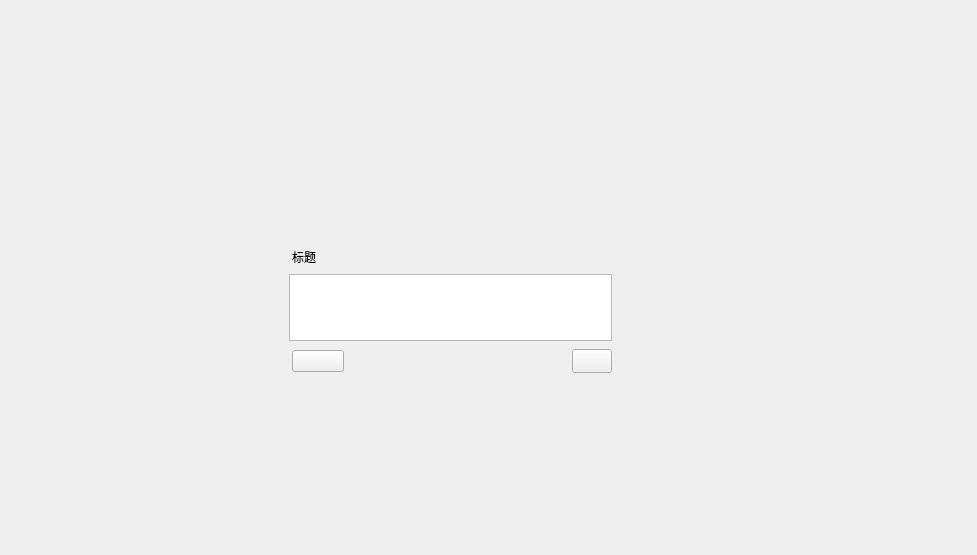
<?xml version="1.0" encoding="UTF-8"?>
<ui version="4.0">
 <class>FirstRun</class>
 <widget class="QWidget" name="FirstRun">
  <property name="geometry">
   <rect>
    <x>0</x>
    <y>0</y>
    <width>977</width>
    <height>555</height>
   </rect>
  </property>
  <property name="windowTitle">
   <string>Form</string>
  </property>
  <property name="styleSheet">
   <string notr="true"/>
  </property>
  <layout class="QGridLayout" name="gridLayout_3">
   <property name="leftMargin">
    <number>0</number>
   </property>
   <property name="topMargin">
    <number>0</number>
   </property>
   <property name="rightMargin">
    <number>0</number>
   </property>
   <property name="bottomMargin">
    <number>0</number>
   </property>
   <property name="spacing">
    <number>0</number>
   </property>
   <item row="0" column="0">
    <widget class="QWidget" name="backWidget" native="true">
     <property name="sizePolicy">
      <sizepolicy hsizetype="Preferred" vsizetype="Preferred">
       <horstretch>0</horstretch>
       <verstretch>0</verstretch>
      </sizepolicy>
     </property>
     <widget class="QWidget" name="paintWidget" native="true">
      <property name="geometry">
       <rect>
        <x>270</x>
        <y>230</y>
        <width>361</width>
        <height>161</height>
       </rect>
      </property>
      <property name="sizePolicy">
       <sizepolicy hsizetype="Expanding" vsizetype="Expanding">
        <horstretch>0</horstretch>
        <verstretch>0</verstretch>
       </sizepolicy>
      </property>
      <layout class="QGridLayout" name="gridLayout_4">
       <property name="leftMargin">
        <number>6</number>
       </property>
       <property name="topMargin">
        <number>6</number>
       </property>
       <property name="rightMargin">
        <number>6</number>
       </property>
       <property name="bottomMargin">
        <number>6</number>
       </property>
       <property name="spacing">
        <number>0</number>
       </property>
       <item row="0" column="0">
        <widget class="Widget" name="imgWidget" native="true">
         <property name="enabled">
          <bool>true</bool>
         </property>
         <property name="sizePolicy">
          <sizepolicy hsizetype="Preferred" vsizetype="Preferred">
           <horstretch>0</horstretch>
           <verstretch>0</verstretch>
          </sizepolicy>
         </property>
         <property name="minimumSize">
          <size>
           <width>0</width>
           <height>0</height>
          </size>
         </property>
         <layout class="QVBoxLayout" name="verticalLayout_2">
          <property name="spacing">
           <number>0</number>
          </property>
          <property name="leftMargin">
           <number>13</number>
          </property>
          <property name="topMargin">
           <number>12</number>
          </property>
          <property name="rightMargin">
           <number>13</number>
          </property>
          <property name="bottomMargin">
           <number>12</number>
          </property>
          <item>
           <widget class="QWidget" name="widget_3" native="true">
            <layout class="QGridLayout" name="gridLayout_2">
             <property name="leftMargin">
              <number>3</number>
             </property>
             <property name="topMargin">
              <number>0</number>
             </property>
             <property name="rightMargin">
              <number>3</number>
             </property>
             <property name="bottomMargin">
              <number>0</number>
             </property>
             <property name="spacing">
              <number>0</number>
             </property>
             <item row="0" column="0">
              <widget class="QLabel" name="title">
               <property name="font">
                <font>
                 <pointsize>9</pointsize>
                </font>
               </property>
               <property name="text">
                <string>标题</string>
               </property>
               <property name="indent">
                <number>-1</number>
               </property>
              </widget>
             </item>
            </layout>
           </widget>
          </item>
          <item>
           <widget class="QWidget" name="widget_2" native="true">
            <property name="sizePolicy">
             <sizepolicy hsizetype="Preferred" vsizetype="Preferred">
              <horstretch>0</horstretch>
              <verstretch>0</verstretch>
             </sizepolicy>
            </property>
            <property name="font">
             <font>
              <pointsize>9</pointsize>
             </font>
            </property>
            <property name="autoFillBackground">
             <bool>false</bool>
            </property>
            <layout class="QGridLayout" name="gridLayout">
             <property name="leftMargin">
              <number>0</number>
             </property>
             <property name="topMargin">
              <number>8</number>
             </property>
             <property name="rightMargin">
              <number>0</number>
             </property>
             <property name="bottomMargin">
              <number>8</number>
             </property>
             <property name="spacing">
              <number>0</number>
             </property>
             <item row="0" column="0">
              <widget class="QTextBrowser" name="content">
               <property name="sizePolicy">
                <sizepolicy hsizetype="Preferred" vsizetype="Preferred">
                 <horstretch>0</horstretch>
                 <verstretch>0</verstretch>
                </sizepolicy>
               </property>
               <property name="font">
                <font>
                 <family>Arial</family>
                 <pointsize>9</pointsize>
                 <kerning>true</kerning>
                </font>
               </property>
               <property name="autoFillBackground">
                <bool>false</bool>
               </property>
               <property name="styleSheet">
                <string notr="true"/>
               </property>
               <property name="inputMethodHints">
                <set>Qt::ImhMultiLine</set>
               </property>
               <property name="lineWidth">
                <number>1</number>
               </property>
               <property name="verticalScrollBarPolicy">
                <enum>Qt::ScrollBarAlwaysOff</enum>
               </property>
               <property name="horizontalScrollBarPolicy">
                <enum>Qt::ScrollBarAlwaysOff</enum>
               </property>
               <property name="autoFormatting">
                <set>QTextEdit::AutoNone</set>
               </property>
               <property name="lineWrapMode">
                <enum>QTextEdit::WidgetWidth</enum>
               </property>
               <property name="lineWrapColumnOrWidth">
                <number>0</number>
               </property>
               <property name="html">
                <string>&lt;!DOCTYPE HTML PUBLIC &quot;-//W3C//DTD HTML 4.0//EN&quot; &quot;http://www.w3.org/TR/REC-html40/strict.dtd&quot;&gt;
&lt;html&gt;&lt;head&gt;&lt;meta name=&quot;qrichtext&quot; content=&quot;1&quot; /&gt;&lt;meta charset=&quot;utf-8&quot; /&gt;&lt;style type=&quot;text/css&quot;&gt;
p, li { white-space: pre-wrap; }
hr { height: 1px; border-width: 0; }
li.unchecked::marker { content: &quot;\2610&quot;; }
li.checked::marker { content: &quot;\2612&quot;; }
&lt;/style&gt;&lt;/head&gt;&lt;body style=&quot; font-family:'Arial'; font-size:9pt; font-weight:400; font-style:normal;&quot;&gt;
&lt;p style=&quot;-qt-paragraph-type:empty; margin-top:0px; margin-bottom:0px; margin-left:0px; margin-right:0px; -qt-block-indent:0; text-indent:0px; line-height:20px; font-family:'SimSun';&quot;&gt;&lt;br /&gt;&lt;/p&gt;&lt;/body&gt;&lt;/html&gt;</string>
               </property>
               <property name="overwriteMode">
                <bool>true</bool>
               </property>
               <property name="cursorWidth">
                <number>1</number>
               </property>
               <property name="tabStopWidth" stdset="0">
                <number>80</number>
               </property>
              </widget>
             </item>
            </layout>
           </widget>
          </item>
          <item>
           <widget class="Widget" name="widget" native="true">
            <layout class="QHBoxLayout" name="horizontalLayout">
             <property name="spacing">
              <number>0</number>
             </property>
             <property name="leftMargin">
              <number>3</number>
             </property>
             <property name="topMargin">
              <number>0</number>
             </property>
             <property name="rightMargin">
              <number>0</number>
             </property>
             <property name="bottomMargin">
              <number>0</number>
             </property>
             <item alignment="Qt::AlignLeft|Qt::AlignVCenter">
              <widget class="QPushButton" name="finishBtn">
               <property name="minimumSize">
                <size>
                 <width>52</width>
                 <height>20</height>
                </size>
               </property>
               <property name="text">
                <string/>
               </property>
              </widget>
             </item>
             <item>
              <spacer name="horizontalSpacer_3">
               <property name="orientation">
                <enum>Qt::Horizontal</enum>
               </property>
               <property name="sizeHint" stdset="0">
                <size>
                 <width>40</width>
                 <height>20</height>
                </size>
               </property>
              </spacer>
             </item>
             <item>
              <widget class="QPushButton" name="nextBtn">
               <property name="sizePolicy">
                <sizepolicy hsizetype="Minimum" vsizetype="Fixed">
                 <horstretch>0</horstretch>
                 <verstretch>0</verstretch>
                </sizepolicy>
               </property>
               <property name="minimumSize">
                <size>
                 <width>0</width>
                 <height>24</height>
                </size>
               </property>
               <property name="maximumSize">
                <size>
                 <width>16777215</width>
                 <height>24</height>
                </size>
               </property>
               <property name="text">
                <string/>
               </property>
              </widget>
             </item>
            </layout>
           </widget>
          </item>
         </layout>
        </widget>
       </item>
       <item row="1" column="0">
        <spacer name="verticalSpacer">
         <property name="orientation">
          <enum>Qt::Vertical</enum>
         </property>
         <property name="sizeHint" stdset="0">
          <size>
           <width>20</width>
           <height>40</height>
          </size>
         </property>
        </spacer>
       </item>
      </layout>
     </widget>
    </widget>
   </item>
  </layout>
 </widget>
 <customwidgets>
  <customwidget>
   <class>Widget</class>
   <extends>QWidget</extends>
   <header location="global">view/Item/widget.h</header>
   <container>1</container>
  </customwidget>
 </customwidgets>
 <resources/>
 <connections/>
</ui>
